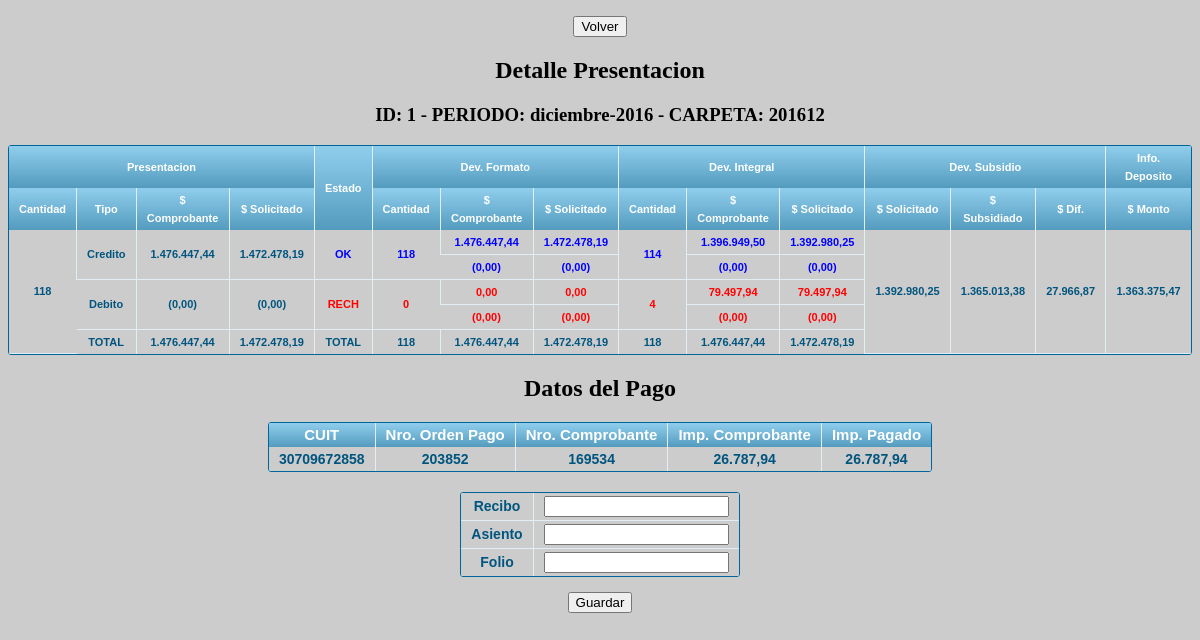
The app's page /presentacion.pagos.carga.php?idpresentacion=1&nrocomint=169534&norord=203852 (signed in) with its own data.
### tables this page shows
CREATE TABLE IF NOT EXISTS `presentacion` (
  `id` int(4) NOT NULL AUTO_INCREMENT,
  `idcronograma` int(3) NOT NULL,
  `fechapresentacion` date DEFAULT NULL,
  `fechacancelacion` date DEFAULT NULL,
  `motivocancelacion` text,
  `cantfactura` int(6) NOT NULL,
  `impcomprobantes` decimal(15,2) NOT NULL,
  `impsolicitado` decimal(15,2) NOT NULL,
  `impcomprobantesd` decimal(15,2) NOT NULL,
  `impsolicitadod` decimal(15,2) NOT NULL,
  `fechadeposito` date DEFAULT NULL,
  `montodepositado` decimal(15,2) DEFAULT NULL,
  PRIMARY KEY (`id`)
);

CREATE TABLE IF NOT EXISTS `cronograma` (
  `id` int(3) NOT NULL AUTO_INCREMENT,
  `periodo` varchar(100) NOT NULL,
  `carpeta` varchar(6) NOT NULL,
  `fechacierre` date NOT NULL,
  `periodosincluidos` varchar(50) NOT NULL,
  PRIMARY KEY (`id`)
);

CREATE TABLE IF NOT EXISTS `presentacionformato` (
  `id` int(4) NOT NULL,
  `fechadevformato` date NOT NULL,
  `cantformatook` int(6) NOT NULL,
  `impcomprobantesformatook` decimal(15,2) NOT NULL,
  `impsolicitadoformatook` decimal(15,2) NOT NULL,
  `impcomprobantesformatodok` decimal(15,2) NOT NULL,
  `impsolicitadoformatodok` decimal(15,2) NOT NULL,
  `cantformatonok` int(6) NOT NULL,
  `impcomprobantesformatonok` decimal(15,2) NOT NULL,
  `impsolicitadoformatonok` decimal(15,2) NOT NULL,
  `impcomprobantesformatodnok` decimal(15,2) NOT NULL,
  `impsolicitadoformatodnok` decimal(15,2) NOT NULL,
  PRIMARY KEY (`id`)
);

CREATE TABLE IF NOT EXISTS `presentacionintegral` (
  `id` int(4) NOT NULL,
  `fechaintegral` date NOT NULL,
  `cantintegralok` int(6) NOT NULL,
  `impcomprobantesintegralok` decimal(15,2) NOT NULL,
  `impsolicitadointegralok` decimal(15,2) NOT NULL,
  `impcomprobantesintegraldok` decimal(15,2) NOT NULL,
  `impsolicitadointegraldok` decimal(15,2) NOT NULL,
  `cantintegralnok` int(6) NOT NULL,
  `impcomprobantesintegralnok` decimal(15,2) NOT NULL,
  `impsolicitadointegralnok` decimal(15,2) NOT NULL,
  `impcomprobantesintegraldnok` decimal(15,2) NOT NULL,
  `impsolicitadointegraldnok` decimal(15,2) NOT NULL,
  PRIMARY KEY (`id`)
);

CREATE TABLE IF NOT EXISTS `presentacionsubsidio` (
  `id` int(4) NOT NULL,
  `fechasubsidio` date NOT NULL,
  `numliquidacion` varchar(11) NOT NULL,
  `impsolicitadosubsidio` decimal(15,2) NOT NULL,
  `montosubsidio` decimal(15,2) NOT NULL,
  PRIMARY KEY (`id`)
);

CREATE TABLE IF NOT EXISTS `pagos` (
  `idpresentacion` int(4) NOT NULL,
  `nrocominterno` int(8) NOT NULL,
  `nroordenpago` int(8) NOT NULL,
  `nrodepago` int(3) NOT NULL,
  `importepagado` float(8,2) NOT NULL,
  `nrotransferencia` char(12) NOT NULL,
  `fechatransferencia` date NOT NULL,
  `retingresosbrutos` float(8,2) NOT NULL,
  `retganancias` float(8,2) NOT NULL,
  `recibo` varchar(11) DEFAULT NULL,
  `asiento` varchar(11) DEFAULT NULL,
  `folio` varchar(11) DEFAULT NULL,
  PRIMARY KEY (`idpresentacion`,`nrocominterno`,`nroordenpago`)
);

CREATE TABLE IF NOT EXISTS `facturas` (
  `nrocominterno` int(8) NOT NULL AUTO_INCREMENT,
  `idpresentacion` int(4) NOT NULL,
  `tipoarchivo` varchar(2) NOT NULL,
  `codigoob` int(6) NOT NULL,
  `cuil` varchar(11) NOT NULL,
  `codcertificado` varchar(40) DEFAULT NULL,
  `vtocertificado` varchar(10) DEFAULT NULL,
  `periodo` varchar(6) NOT NULL,
  `cuit` varchar(11) NOT NULL,
  `nombre` varchar(200) DEFAULT NULL,
  `tipocomprobante` int(2) NOT NULL,
  `tipoemision` char(1) NOT NULL,
  `fechacomprobante` varchar(10) NOT NULL,
  `cae` varchar(14) NOT NULL,
  `puntoventa` int(4) NOT NULL,
  `nrocomprobante` varchar(8) NOT NULL,
  `impcomprobante` decimal(8,2) NOT NULL,
  `impsolicitado` decimal(8,2) NOT NULL,
  `codpractica` int(3) NOT NULL,
  `cantidad` int(6) NOT NULL,
  `provincia` int(2) NOT NULL,
  `dependencia` char(1) NOT NULL,
  `deverrorformato` varchar(260) DEFAULT NULL,
  `impcomprobanteformato` decimal(8,2) DEFAULT NULL,
  `impsolicitadoformato` decimal(8,2) DEFAULT NULL,
  `deverrorintegral` varchar(260) DEFAULT NULL,
  `impcomprobanteintegral` decimal(8,2) DEFAULT NULL,
  `impsolicitadointegral` decimal(8,2) DEFAULT NULL,
  `impsolicitadosubsidio` decimal(8,2) DEFAULT NULL,
  `impmontosubsidio` decimal(8,2) DEFAULT NULL,
  PRIMARY KEY (`nrocominterno`,`idpresentacion`,`tipoarchivo`)
);

### include/detalle.php (the view, shortened to what this page needs)
<?php $sqlPresentacion = "SELECT
p.id as idpres,
DATE_FORMAT(p.fechapresentacion, '%d-%m-%Y') as fechapresentacion,
DATE_FORMAT(p.fechacancelacion, '%d-%m-%Y') as fechacancelacion,
p.motivocancelacion,
p.cantfactura,
p.impcomprobantes,
p.impsolicitado,
p.impcomprobantesd,
p.impsolicitadod,
cronograma.periodo,
cronograma.carpeta,
DATE_FORMAT(presentacionformato.fechadevformato, '%d-%m-%Y') as fechadevformato,
presentacionformato.*,
DATE_FORMAT(presentacionintegral.fechaintegral, '%d-%m-%Y') as fechaintegral,
presentacionintegral.*,
DATE_FORMAT(presentacionsubsidio.fechasubsidio, '%d-%m-%Y') as fechasubsidio,
presentacionsubsidio.impsolicitadosubsidio,
presentacionsubsidio.montosubsidio,
DATE_FORMAT(p.fechadeposito, '%d-%m-%Y') as fechadeposito,
p.montodepositado
FROM presentacion p
INNER JOIN cronograma on p.idcronograma = cronograma.id
LEFT JOIN presentacionformato on p.id = presentacionformato.id
LEFT JOIN presentacionintegral on p.id = presentacionintegral.id
LEFT JOIN presentacionsubsidio on p.id = presentacionsubsidio.id
WHERE p.id = $idPresentacion";
$resPresentacion = mysql_query($sqlPresentacion);
$rowPresentacion = mysql_fetch_array($resPresentacion);
?>
	<h2>Detalle Presentacion</h2>
	 	<h3>ID: <?php echo $rowPresentacion['idpres']?> - PERIODO: <?php echo $rowPresentacion['periodo'] ?> - CARPETA: <?php echo $rowPresentacion['carpeta'] ?></h3>
<div class="grilla">
	<table>
		<thead>
		  <tr>
		    <th colspan="4" style="font-size: 11px">Presentacion</th>
		    <th rowspan="2" style="font-size: 11px">Estado</th>
		    <th colspan="3" style="font-size: 11px">Dev. Formato</th>
		    <th colspan="3" style="font-size: 11px">Dev. Integral</th>
		    <th colspan="3" style="font-size: 11px">Dev. Subsidio</th>
		    <th style="font-size: 11px">Info. Deposito</th>
		  </tr>
		  <tr>
		  	<th style="font-size: 11px">Cantidad</th>
		    <th style="font-size: 11px">Tipo</th>
		    <th style="font-size: 11px">$ Comprobante</th>
		    <th style="font-size: 11px">$ Solicitado</th>
		    <th style="font-size: 11px">Cantidad</th>
		    <th style="font-size: 11px">$ Comprobante</th>
		    <th style="font-size: 11px">$ Solicitado</th>
		    <th style="font-size: 11px">Cantidad</th>
		    <th style="font-size: 11px">$ Comprobante</th>
		    <th style="font-size: 11px">$ Solicitado</th>
		    <th style="font-size: 11px">$ Solicitado</th>
		    <th style="font-size: 11px">$ Subsidiado</th>
		    <th style="font-size: 11px">$ Dif.</th>
		    <th style="font-size: 11px">$ Monto</th>
		  </tr>
		</thead>
		<tbody>
			<tr>
				<td rowspan="5" style="font-size: 11px"><?php echo number_format($rowPresentacion['cantfactura'],"0","",".") ?></td>
				<td rowspan="2" style="font-size: 11px">Credito</td>
				<td rowspan="2" style="font-size: 11px"><?php echo number_format($rowPresentacion['impcomprobantes'],"2",",",".") ?> </td>
			 	<td rowspan="2" style="font-size: 11px"><?php echo number_format($rowPresentacion['impsolicitado'],"2",",",".") ?></td>
				<td rowspan="2" style="color: blue; font-size: 11px">OK</td>
				<td rowspan="2" style="color: blue; font-size: 11px"><?php echo number_format($rowPresentacion['cantformatook'],"0","",".")?></td>
				<td style="color: blue; font-size: 11px"><?php echo number_format($rowPresentacion['impcomprobantesformatook'],"2",",",".") ?> </td>
				<td style="color: blue; font-size: 11px"><?php echo number_format($rowPresentacion['impsolicitadoformatook'],"2",",",".") ?></td>
				<td rowspan="2" style="color: blue; font-size: 11px"><?php echo number_format($rowPresentacion['cantintegralok'],"0","",".")?></td>
				<td style="color: blue; font-size: 11px"><?php echo number_format($rowPresentacion['impcomprobantesintegralok'],"2",",",".") ?> </td>
				<td style="color: blue; font-size: 11px"><?php echo number_format($rowPresentacion['impsolicitadointegralok'],"2",",",".") ?></td>
				<td rowspan="5" style="font-size: 11px"><?php echo number_format($rowPresentacion['impsolicitadosubsidio'],"2",",",".") ?></td>
				<td rowspan="5" style="font-size: 11px"><?php echo number_format($rowPresentacion['montosubsidio'],"2",",",".") ?></td>
				<td rowspan="5" style="font-size: 11px"><?php echo number_format($rowPresentacion['impsolicitadosubsidio']-$rowPresentacion['montosubsidio'],"2",",",".") ?></td>
				<td rowspan="5" style="font-size: 11px"> <?php echo number_format($rowPresentacion['montodepositado'],"2",",",".") ?> </td>
			</tr>
			<tr>
				<td style="color: blue; font-size: 11px"><?php echo "(".number_format($rowPresentacion['impcomprobantesformatodok'],"2",",",".").")" ?> </td>
				<td style="color: blue; font-size: 11px"><?php echo "(".number_format($rowPresentacion['impsolicitadoformatodok'],"2",",",".").")" ?></td>
				<td style="color: blue; font-size: 11px"><?php echo "(".number_format($rowPresentacion['impcomprobantesintegraldok'],"2",",",".").")" ?> </td>
				<td style="color: blue; font-size: 11px"><?php echo "(".number_format($rowPresentacion['impsolicitadointegraldok'],"2",",",".").")" ?></td>
			</tr>
			<tr>
				<td rowspan="2" style="font-size: 11px">Debito</td>
				<td rowspan="2" style="font-size: 11px"><?php echo "(".number_format($rowPresentacion['impcomprobantesd'],"2",",",".").")"; ?> </td>
				<td rowspan="2" style="font-size: 11px"><?php echo "(".number_format($rowPresentacion['impsolicitadod'],"2",",",".").")" ?></td>
				<td rowspan="2" style="color: red; font-size: 11px">RECH</td>
				<td rowspan="2" style="color: red; font-size: 11px"><?php echo number_format($rowPresentacion['cantformatonok'],"0","",".")?></td>
				<td style="color: red; font-size: 11px"><?php echo number_format($rowPresentacion['impcomprobantesformatonok'],"2",",",".") ?> </td>
				<td style="color: red; font-size: 11px"><?php echo number_format($rowPresentacion['impsolicitadoformatonok'],"2",",",".") ?></td>
				<td rowspan="2" style="color: red; font-size: 11px"><?php echo number_format($rowPresentacion['cantintegralnok'],"0","",".")?></td>
				<td style="color: red; font-size: 11px"><?php echo number_format($rowPresentacion['impcomprobantesintegralnok'],"2",",",".") ?> </td>
				<td style="color: red; font-size: 11px"><?php echo number_format($rowPresentacion['impsolicitadointegralnok'],"2",",",".") ?></td>
			</tr>
			<tr>
				<td style="color: red; font-size: 11px"><?php echo "(".number_format($rowPresentacion['impcomprobantesformatodnok'],"2",",",".").")" ?> </td>
				<td style="color: red; font-size: 11px"><?php echo "(".number_format($rowPresentacion['impsolicitadoformatodnok'],"2",",",".").")" ?></td>
				<td style="color: red; font-size: 11px"><?php echo "(".number_format($rowPresentacion['impcomprobantesintegraldnok'],"2",",",".").")" ?> </td>
				<td style="color: red; font-size: 11px"><?php echo "(".number_format($rowPresentacion['impsolicitadointegraldnok'],"2",",",".").")" ?></td>
			</tr>
			<tr>
				<td style="font-size: 11px">TOTAL</td>
				<td style="font-size: 11px"><?php echo number_format($rowPresentacion['impcomprobantes'] - $rowPresentacion['impcomprobantesd'],"2",",",".")?></td>
				<td style="font-size: 11px"><?php echo number_format($rowPresentacion['impsolicitado'] - $rowPresentacion['impsolicitadod'],"2",",",".")?></td>
				<td style="font-size: 11px">TOTAL</td>
				<td style="font-size: 11px"><?php echo number_format($rowPresentacion['cantformatook'] + $rowPresentacion['cantformatonok'],"0","",".") ?></td>
				<td style="font-size: 11px"><?php echo number_format($rowPresentacion['impcomprobantesformatook'] + $rowPresentacion['impcomprobantesformatonok'] - $rowPresentacion['impcomprobantesformatodok'] - $rowPresentacion['impcomprobantesformatodnok'],"2",",",".")  ?> </td>
				<td style="font-size: 11px"><?php echo number_format($rowPresentacion['impsolicitadoformatook'] + $rowPresentacion['impsolicitadoformatonok'] - $rowPresentacion['impsolicitadoformatodok'] - $rowPresentacion['impsolicitadoformatodnok'],"2",",",".") ?></td>
				<td style="font-size: 11px"><?php echo number_format($rowPresentacion['cantintegralok'] + $rowPresentacion['cantintegralnok'],"0","",".") ?></td>
				<td style="font-size: 11px"><?php echo number_format($rowPresentacion['impcomprobantesintegralok'] + $rowPresentacion['impcomprobantesintegralnok'] - $rowPresentacion['impcomprobantesintegraldok'] - $rowPresentacion['impcomprobantesintegraldnok'],"2",",",".") ?> </td>
				<td style="font-size: 11px"><?php echo number_format($rowPresentacion['impsolicitadointegralok'] + $rowPresentacion['impsolicitadointegralnok'] - $rowPresentacion['impsolicitadointegraldok'] - $rowPresentacion['impsolicitadointegraldnok'],"2",",",".")  ?></td>
			</tr>
		</tbody>
	</table>
</div>

### presentacion.pagos.carga.php (shortened to what this page needs)
<?php
$idPresentacion = $_GET['idpresentacion'];
$nrocomint = $_GET['nrocomint'];
$norord = $_GET['norord'];
$sqlPago = "SELECT * FROM pagos p, facturas f
				WHERE
					p.idpresentacion = $idPresentacion and
					p.nrocominterno = $nrocomint and
					p.nroordenpago = $norord and
					p.nrocominterno = f.nrocominterno";
$resPago = mysql_query($sqlPago);
$rowPago = mysql_fetch_array($resPago);
?>
<!DOCTYPE html PUBLIC "-//W3C//DTD XHTML 1.0 Transitional//EN" "http://www.w3.org/TR/xhtml1/DTD/xhtml1-transitional.dtd">
<html xmlns="http://www.w3.org/1999/xhtml">
<head>
<link rel="stylesheet" href="css/tablas.css"/>
</head>
<body bgcolor="#CCCCCC">
	<div align="center">
		<p><input class="nover" type="button" name="volver" value="Volver" onClick="location.href = 'presentacion.pagos.php?id=<?php echo $idPresentacion?>'" /></p>
	 	<?php include_once("include/detalle.php")?>
	 	<h2>Datos del Pago</h2>
	 	<form onSubmit="return validar(this)" action="presentacion.pagos.carga.guardar.php" method="post">
		 	<div class="grilla" style="margin-bottom: 20px">
			 	<table>
			 		<thead>
			 			<th>CUIT</th>
			 			<th>Nro. Orden Pago</th>
			 			<th>Nro. Comprobante</th>
			 			<th>Imp. Comprobante</th>
			 			<th>Imp. Pagado</th>
			 		</thead>
			 		<tbody>
			 			<td><?php echo $rowPago['cuit'] ?></td>
			 			<td><?php echo $rowPago['nroordenpago'] ?></td>
			 			<td><?php echo $rowPago['nrocominterno'] ?></td>
			 			<td><?php echo number_format($rowPago['impcomprobante'],"2",",","."); ?></td>
			 			<td><?php echo number_format($rowPago['importepagado'],"2",",","."); ?></td>
			 		</tbody>
			 	</table>
			 </div>
			 <div class=grilla>
				 <table>
				 	<tr>
				 		<td>Recibo</td>
				 		<td><input type="text" value="<?php echo $rowPago['recibo'] ?>" id="recibo" name="recibo"></input></td>
				 	</tr>
				 	<tr>
				 		<td>Asiento</td>
				 		<td><input type="text" value="<?php echo $rowPago['asiento'] ?>" id="asiento" name="asiento"></input></td>
				 	</tr>
				 	<tr>
				 		<td>Folio</td>
				 		<td><input type="text" value="<?php echo $rowPago['folio'] ?>" id="folio" name="folio"></input></td>
				 	</tr>
				 </table>
			 </div>
			 <input type="submit" value="Guardar" style="margin-top: 15px"></input>
		</form>
	</div>
</body>
</html>

### css/tablas.css (style rules this page uses)
.grilla { font: normal 12px/150% Arial, Helvetica, sans-serif; background: #fff; overflow: hidden; border: 1px solid #006699; -webkit-border-radius: 3px; -moz-border-radius: 3px; border-radius: 3px; display: table }
.grilla table { border-collapse: collapse; text-align: center; width: 100%; }
.grilla table td, .grilla table th, .grilla table .title { padding: 3px 10px; }
.grilla table thead th, .grilla table .title { background-image: linear-gradient(to bottom, #8DCBEA 5%, #539BBE 100%); background-color:#99bfe6; color:#FFFFFF; font-size: 15px; font-weight: bold; border-left: 1px solid #E1EEF4; }
.grilla table thead th:first-child, .grilla table .title { border: none; }
.grilla table tbody td { background-color:#CCCCCC; color: #00557F; border-left: 1px solid #E1EEF4; font-size: 14px; border-bottom: 1px solid #E1EEF4; font-weight: bold; }
.grilla table tbody td:first-child { border-left: none; }
.grilla table tbody tr:last-child td { border-bottom: none; }

### presentacion.pagos.carga.php (style rules this page uses)
.nover { display:none }

### records on screen
presentacion: id "1", idcronograma.periodo "diciembre-2016", idcronograma.carpeta "201612", cantfactura "118", impcomprobantes "1.476.447,44", impsolicitado "1.472.478,19", presentacionformato.cantformatook "118", presentacionformato.impcomprobantesformatook "1.476.447,44", presentacionformato.impsolicitadoformatook "1.472.478,19", presentacionintegral.cantintegralok "114", presentacionintegral.impcomprobantesintegralok "1.396.949,50", presentacionintegral.impsolicitadointegralok "1.392.980,25", presentacionsubsidio.impsolicitadosubsidio "1.392.980,25", presentacionsubsidio.montosubsidio "1.365.013,38", presentacionsubsidio.impsolicitadosubsidio+montosubsidio "27.966,87", montodepositado "1.363.375,47", presentacionformato.impcomprobantesformatodok "0,00", presentacionformato.impsolicitadoformatodok "0,00", presentacionintegral.impcomprobantesintegraldok "0,00", presentacionintegral.impsolicitadointegraldok "0,00", impcomprobantesd "0,00", impsolicitadod "0,00", presentacionformato.cantformatonok "0", presentacionformato.impcomprobantesformatonok "0,00", presentacionformato.impsolicitadoformatonok "0,00", presentacionintegral.cantintegralnok "4", presentacionintegral.impcomprobantesintegralnok "79.497,94", presentacionintegral.impsolicitadointegralnok "79.497,94", presentacionformato.impcomprobantesformatodnok "0,00", presentacionformato.impsolicitadoformatodnok "0,00", presentacionintegral.impcomprobantesintegraldnok "0,00", presentacionintegral.impsolicitadointegraldnok "0,00", $rowPresentacion['impcomprobantes'] - $rowPresentacion['impcomprobantesd'] "1.476.447,44", $rowPresentacion['impsolicitado'] - $rowPresentacion['impsolicitadod'] "1.472.478,19", presentacionformato.impcomprobantesformatook+impcomprobantesformatonok+impcomprobantesformatodok "1.476.447,44", presentacionformato.impsolicitadoformatook+impsolicitadoformatonok+impsolicitadoformatodok "1.472.478,19", presentacionintegral.cantintegralok+cantintegralnok "118", presentacionintegral.impcomprobantesintegralok+impcomprobantesintegralnok+impcomprobantesintegraldok "1.476.447,44", presentacionintegral.impsolicitadointegralok+impsolicitadointegralnok+impsolicitadointegraldok "1.472.478,19"
pagos: facturas.cuit "30709672858", nroordenpago "203852", facturas.nrocominterno "169534", facturas.impcomprobante "26.787,94", importepagado "26.787,94"
